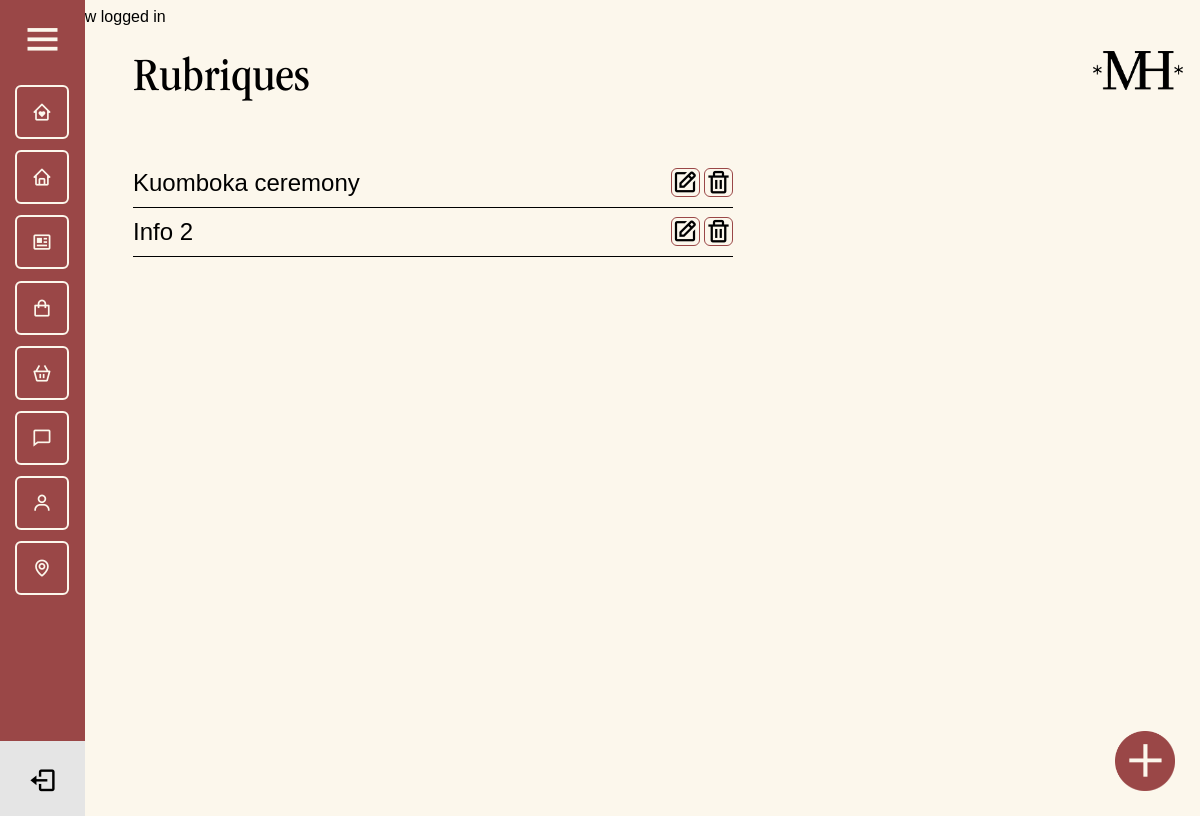
The app's page /admin/tours.php (signed in), older data.
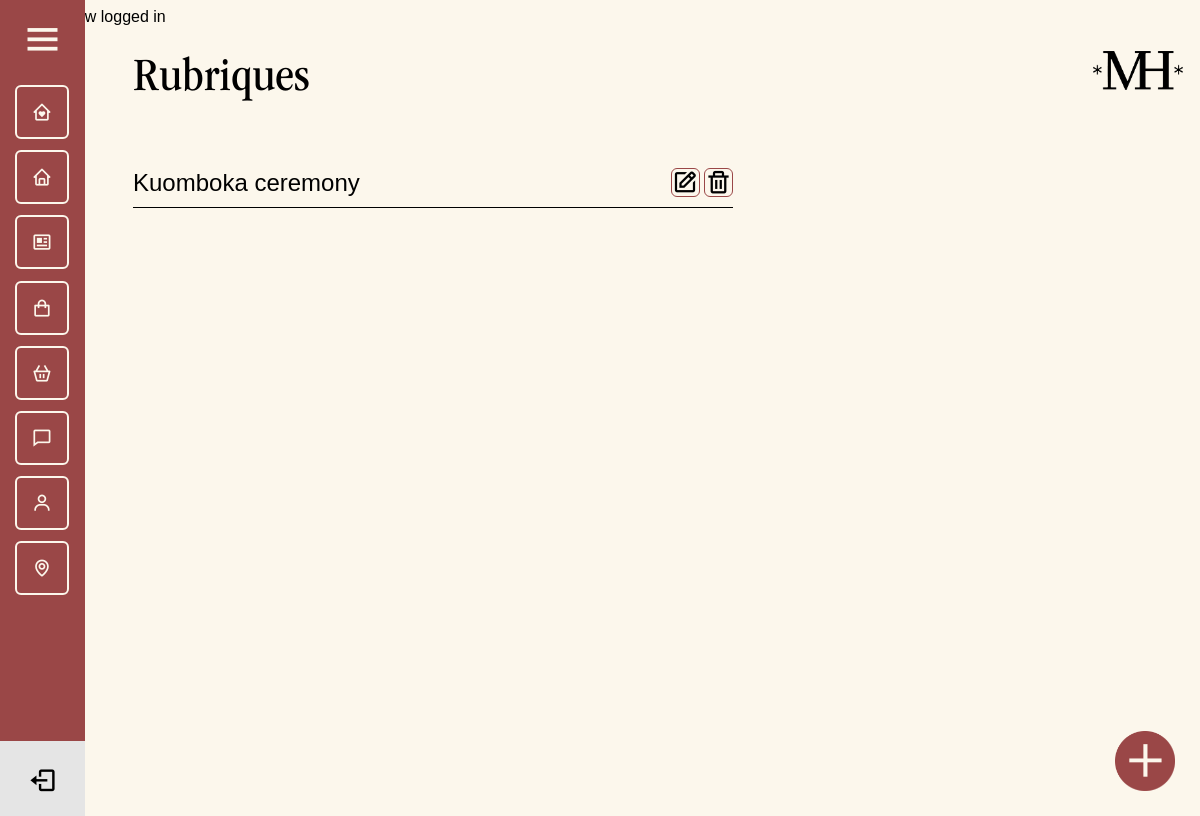
The same page, newer data.
### tables this page shows
CREATE TABLE `tourism` (
  `id` int(11) NOT NULL,
  `title` varchar(255) NOT NULL,
  `subtitles` varchar(255) NOT NULL,
  `photo` text NOT NULL,
  `photo_2` text NOT NULL,
  `photo_3` text NOT NULL,
  `location` varchar(255) NOT NULL,
  `details` text NOT NULL,
  `date` date NOT NULL
);

### admin/tours.php (the view, shortened to what this page needs)
<?php
require_once $_SERVER['DOCUMENT_ROOT'] . '/core/core.php';
include 'includes/header.php';
include 'includes/navigation.php';
$sql = $db->query("SELECT * FROM tourism");
?>
<div class="admin_page">
    <div class="header_admin">
        <h1>Rubriques</h1>
        <img src="../assets/png/LOGO_ANCIEN.png" alt="Logo Muriel">
    </div>
    <div class="admin_page_tours">
    <?php while ($tour = mysqli_fetch_assoc($sql)) : ?>
        <div class="admin_page_tours_container">
            <div class="admin_page_tours_title">
                <h2><?= $tour['title']; ?></h2>
            </div>
            <div class="admin_page_tours_action">
                <a href="add_tour.php?edit=<?= $tour['id']; ?>"><i class='bx bx-edit' ></i></a>
                <a href="tours.php?delete=<?= $tour['id']; ?>"><i class='bx bx-trash' ></i></a>
            </div>
        </div>
        <?php endwhile; ?>
        <a href="add_tour.php"><img src="/assets/png/button_add.png" alt=""></a>
    </div>
</div>

Row changes from the older to the newer data that the page shows:
removed tourism: title "Info 2"
